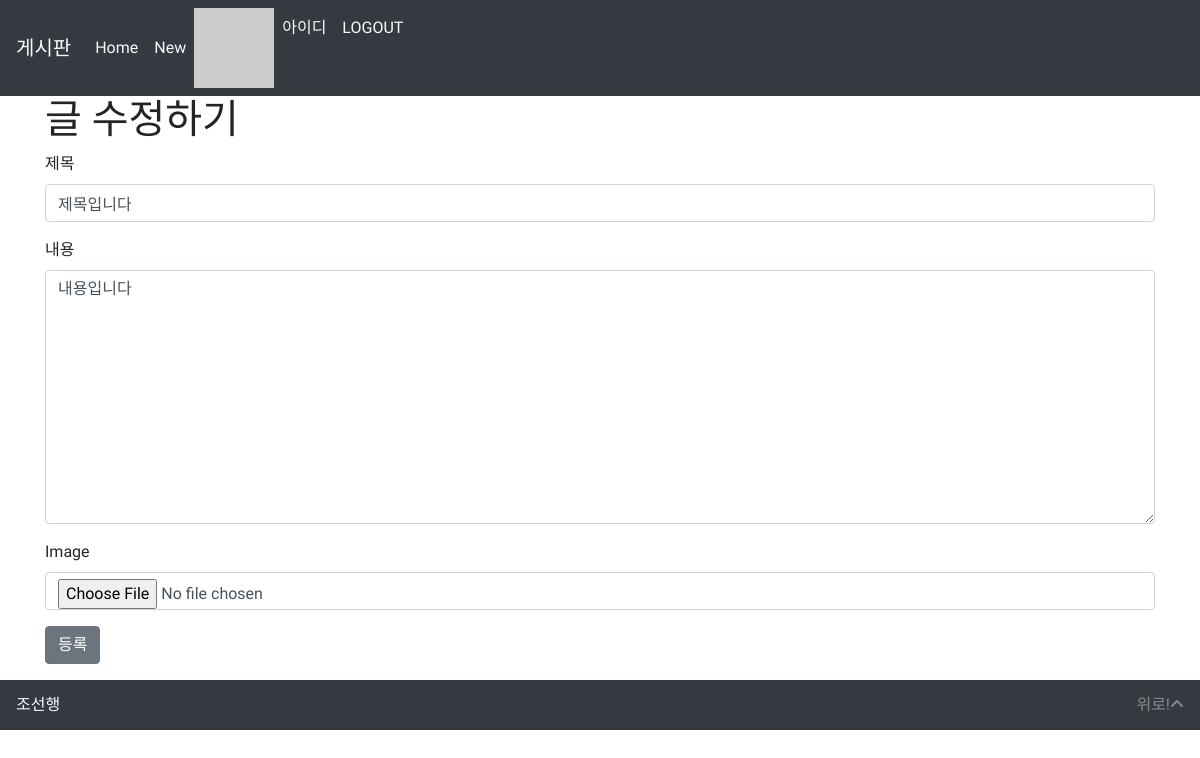
The app's page /articles/1/edit_result/ (signed in) with its own data.
### accounts/models.py (models this page shows)
class User(AbstractUser):
    pass

### articles/models.py (models this page shows, shortened)
class Article(models.Model):
    title = models.CharField(max_length=10)
    content = models.TextField()
    image = models.ImageField(blank=True)
    image_thumbnail = ImageSpecField(
        processors=[ResizeToFill(300, 300)],
        format='JPEG',
        options={'quality': 80}
    )
    created_at = models.DateTimeField(auto_now_add=True)
    updated_at = models.DateTimeField(auto_now=True)
    user = models.ForeignKey(settings.AUTH_USER_MODEL, on_delete=models.CASCADE)

### articles/views.py (the view)
# urls.py: path('<int:article_pk>/edit_result/', views.update, name='update'),
def update(request, article_pk):
    article = get_object_or_404(Article, pk=article_pk)
    if request.user == article.user:
        if request.method == 'POST':
            article_form = ArticleForm(request.POST, instance=article)
            if article_form.is_valid() and article_form.has_changed():
                article = article_form.save()
                messages.success(request, '글이 수정되었습니다.')
                return redirect('articles:detail', article_pk)
            else:
                messages.warning(request, '수정할 내용이 없습니다.')
        else:
            article_form = ArticleForm(instance=article)
        context = {
            'article_form': article_form,
        }
        return render(request, 'articles/form.html', context)
    else:
        messages.warning(request, '수정할 권한이 없습니다.')
        raise PermissionDenied # 403 error

### articles/forms.py
class ArticleForm(forms.ModelForm):
    title = forms.CharField(
        label='제목',
        widget=forms.TextInput(
            attrs={
                'placeholder': '제목을 입력바랍니다.'
            }
        )
    )
    content = forms.CharField(
        label='내용',
        widget=forms.Textarea(
            attrs={
                'placeholder': '내용을 입력바랍니다.',
            }
        )
    )
    class Meta:
        model = Article
        exclude = ['user']

### articles/templatetags/gravatar.py (called while the page is built)
@register.filter
def makehash(email):
    return 'https://www.gravatar.com/avatar/' + hashlib.md5(email.strip().lower().encode('utf-8')).hexdigest() + '?s=50'

### articles/templates/articles/form.html (shortened to what this page needs)
{% extends 'articles/base.html' %}
{% load static %}
{% load bootstrap4 %}
{% block body %}
{% if request.resolver_match.url_name == 'create' %}
    <h1>글 작성하기</h1>
{% else %}
    <h1>글 수정하기</h1>
{% endif %}
<form action="" method="POST" class='form' enctype='multipart/form-data'>
  {% bootstrap_form article_form %}
  {% buttons %}
    <button type="submit" class="btn btn-secondary">등록</button>
  {% endbuttons %}
</form>
{% endblock body %}

### articles/templates/articles/base.html (shortened to what this page needs)
{% load static %}
<!DOCTYPE html>
<html lang="ko">
<head>
  <link rel="stylesheet" href="{% static 'bootstrap/css/bootstrap.min.css' %}">
</head>
<body>
  <nav class="navbar navbar-expand-lg navbar-light bg-dark">
    <a class="navbar-brand text-light disabled">게시판</a>
    <div class="collapse navbar-collapse" id="navbarNavAltMarkup">
      <div class="navbar-nav">
        <a class="nav-item nav-link text-light active" href="{% url 'articles:index' %}">Home <span class="sr-only">(current)</span></a>
        <a class="nav-item nav-link text-light" href="{% url 'articles:create' %}">New</a>
      </div>
      {% if user.is_authenticated %}
      <div class="navbar-nav">
        {% load gravatar %}
        <img src="{{ user.email|makehash }}" alt="">
        <a class="nav-item nav-link text-light" href="{% url 'accounts:info' %}">{{ user.username }}</a>
        <a class="nav-item nav-link text-light" href="{% url 'accounts:logout' %}">LOGOUT</a>
      </div>
      {% else %}
      <div class="navbar-nav">
        <a class="nav-item nav-link text-light" href="{% url 'accounts:signup' %}">Sign Up</a>
        <a class="nav-item nav-link text-light" href="{% url 'accounts:login' %}">LOGIN</a>
      </div>
      {% endif %}
    </div>
  </nav>
  <div class="container">
    {% block body %}
    {% endblock %}
  </div>
  <footer class="bg-dark text-light mb-0 mt-3 d-flex justify-content-between align-items-center px-3">
    <div class="d-inline-block">조선행</div>
    <a href="#" class="d-inline-block">위로!<i class="fas fa-angle-up"></i></a>
  </footer>
</body>
</html>

### articles/templates/articles/base.html (style rules this page uses)
body { font-family: "Poor Story", "sans serif" }
a { color: rgb(138, 138, 138); text-decoration: none; }
footer { display: fixed; bottom: 0; margin: 10 0 0 0; height: 50px; width: 100%; }

### records on screen
User: username "아이디"
Article: title "제목입니다", content "내용입니다"
